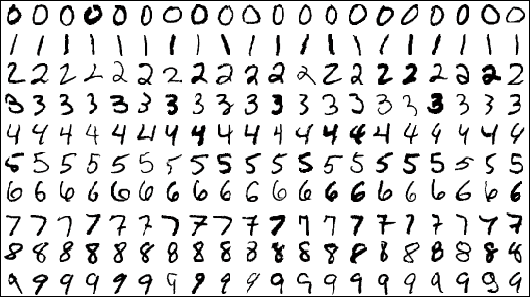
//> input picture Code_Something/Prinicpal_component_analysis/numbersdata.png, 530 x 297 px, given in place of lenna.png, which was not available
$ ./sobel1   (built with g++ and OpenCV 4)
//> lines starting //> are read from the running program, lines starting //| are printed output that depends on the picture; pictures that were not available may be replaced by others from this repository, and a replacement may not be noted
//
//  main.cpp
//  Opencvtest
//
//  Created by Naveen Mysore on 9/10/16.
//  Copyright © 2016 naveen_mysore. All rights reserved.
//

// This is the implementation of Sobel kernels in X and Y axis.

#include <iostream>
#include <string>
#include <sstream>
#include <opencv2/opencv.hpp>
#include <opencv2/core/core.hpp>
#include <opencv2/highgui/highgui.hpp>
#include "opencv2/imgproc/imgproc.hpp"

using namespace cv;
using namespace std;

Mat image_fin;
Mat image_src, image_dst, image_sx, image_sy;
int lowThreshold;
int const max_lowThreshold = 10;
string window_sobel_x = "window_sobel_x";
string window_sobel_y = "window_sobel_y";
Mat sx_out, sy_out;

void display_image(string title, const cv::Mat &img){
    namedWindow(title, WINDOW_AUTOSIZE);
    imshow(title, img);
}

// [34 lines of commented-out code are left out]

void call_back(int a, void*)
{
    Mat image_to_show_x, image_to_show_y, image_to_show1, image_to_show;
    // kernel 1 - gradient along x axis ( sobel x )
    cv::Mat kernel1(3,3,CV_32F, cv::Scalar(0));
    kernel1.at<float>(0,0)= -1.0;kernel1.at<float>(0,1)= 0,0;kernel1.at<float>(0,2)= 1.0;
    kernel1.at<float>(1,0)= -(a);kernel1.at<float>(1,1)= 0.0;kernel1.at<float>(1,2)= a;
    kernel1.at<float>(2,0)= -1.0;kernel1.at<float>(2,1)= 0.0;kernel1.at<float>(2,2)= 1.0;
    cv::filter2D(image_src, image_to_show_x, image_src.depth(), kernel1);

    // kernel 2 - gradient along y axis ( sobel y )
    cv::Mat kernel2(3,3,CV_32F, cv::Scalar(0));
    kernel2.at<float>(0,0)= -1.0;kernel2.at<float>(0,1)= -(a);kernel2.at<float>(0,2)= -1.0;
    kernel2.at<float>(1,0)= 0.0;kernel2.at<float>(1,1)= 0.0;kernel2.at<float>(1,2)= 0.0;
    kernel2.at<float>(2,0)= 1.0;kernel2.at<float>(2,1)= a;kernel2.at<float>(2,2)= 1.0;
    cv::filter2D(image_src, image_to_show_y, image_src.depth(), kernel2);

    // merge both gradients
    addWeighted( image_to_show_x, 1.0, image_to_show_y, 1.0, 0.0, image_to_show1);
    addWeighted( image_to_show1, 1.0, image_src, 1.0, 0.0, image_to_show);

    image_to_show.copyTo(sx_out);
    imshow( "test", image_to_show);
}

void blur(const cv::Mat &image, cv::Mat &result){
    cv::Mat kernel(3,3,CV_32F, cv::Scalar(0));
    // assigns kernel values
    kernel.at<float>(0,0)= 0.0625;kernel.at<float>(0,1)= 0.125;kernel.at<float>(0,2)= 0.0625;
    kernel.at<float>(1,0)= 0.125;kernel.at<float>(1,1)= 0.25;kernel.at<float>(1,2)= 0.125;
    kernel.at<float>(2,0)= 0.0625;kernel.at<float>(2,1)= 0.125;kernel.at<float>(2,2)= 0.0625;

    cv::filter2D(image, result, image.depth(), kernel);
}


int main(int argc, const char * argv[]) {

    Size size(500,500);//the dst image size,e.g.100x100
    image_src = imread("/Users/naveenmysore/Documents/cv_projects/imgs/lenna.png");
//> image_src is the input picture: 297 rows x 530 cols, CV_8UC3; mean B, G, R 220.3, 220.3, 220.4

    if(!image_src.data){
        cout << "image not read" << std::endl;
        return -1;
    }
    cv::cvtColor(image_src, image_dst, CV_BGR2GRAY);
    image_src.copyTo(image_fin);

    display_image("source_image" , image_src);
    namedWindow( "test", CV_WINDOW_AUTOSIZE );
    createTrackbar( "Min Threshold:", "test", &lowThreshold, max_lowThreshold, call_back );
//> slider 'Min Threshold:' is set to 2
    call_back(0, 0);
//> in call_back, `cv::filter2D(image_src, image_to_show_x, image_src.depth(), kernel1);`:
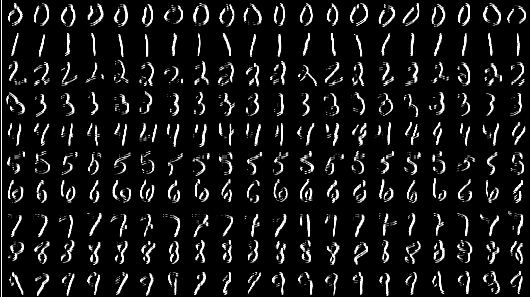
//> image_to_show_x: 297 rows x 530 cols, CV_8UC3; mean B, G, R 23.9, 23.9, 23.9
//> in call_back, `cv::filter2D(image_src, image_to_show_y, image_src.depth(), kernel2);`:
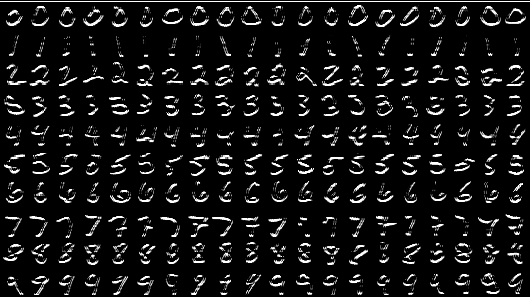
//> image_to_show_y: 297 rows x 530 cols, CV_8UC3; mean B, G, R 21.7, 21.7, 21.7
//> in call_back, `addWeighted( image_to_show_x, 1.0, image_to_show_y, 1.0, 0.0, image_to..`:
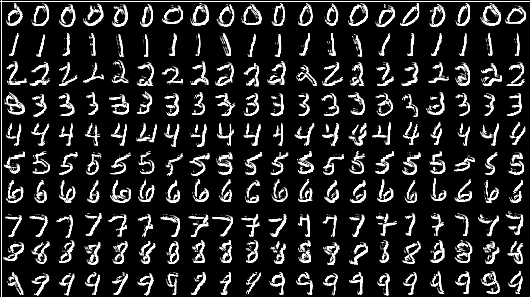
//> image_to_show1: 297 rows x 530 cols, CV_8UC3; mean B, G, R 39.1, 39.1, 39.1

    waitKey(0);
//> call 2 of call_back, with a = 2
//> in call_back (call 2), `cv::filter2D(image_src, image_to_show_x, image_src.depth(), kernel1);`:
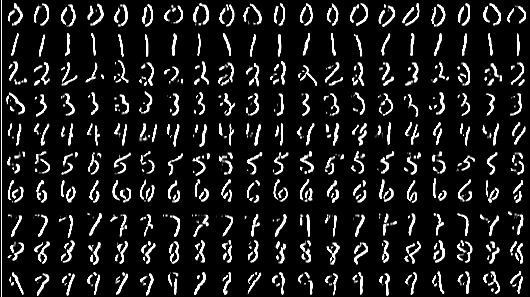
//> image_to_show_x: 297 rows x 530 cols, CV_8UC3; mean B, G, R 29.2, 29.2, 29.2
//> in call_back (call 2), `cv::filter2D(image_src, image_to_show_y, image_src.depth(), kernel2);`:
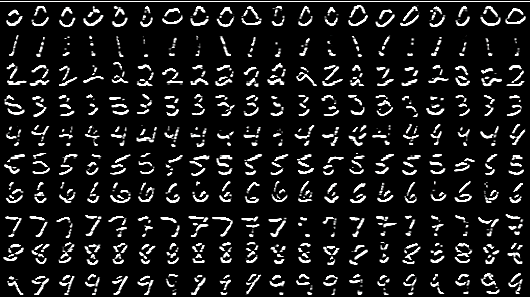
//> image_to_show_y: 297 rows x 530 cols, CV_8UC3; mean B, G, R 27.7, 27.7, 27.7
//> in call_back (call 2), `addWeighted( image_to_show_x, 1.0, image_to_show_y, 1.0, 0.0, image_to..`:
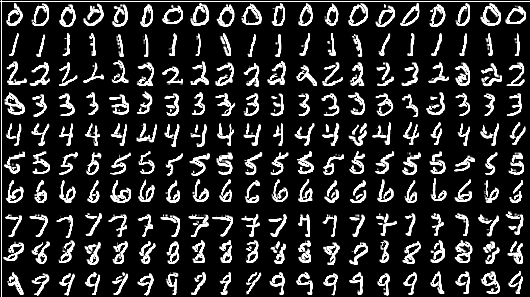
//> image_to_show1: 297 rows x 530 cols, CV_8UC3; mean B, G, R 44.4, 44.4, 44.3
//> in call_back (call 2), `addWeighted( image_to_show1, 1.0, image_src, 1.0, 0.0, image_to_show);`:
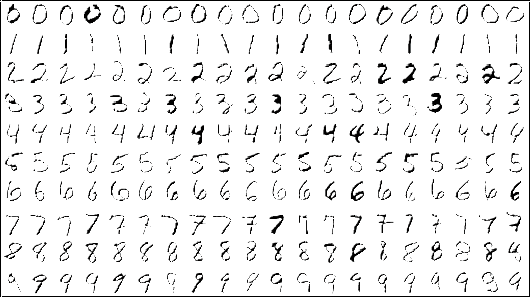
//> image_to_show: 297 rows x 530 cols, CV_8UC3; mean B, G, R 238.5, 238.5, 238.5
    return 0;
}
